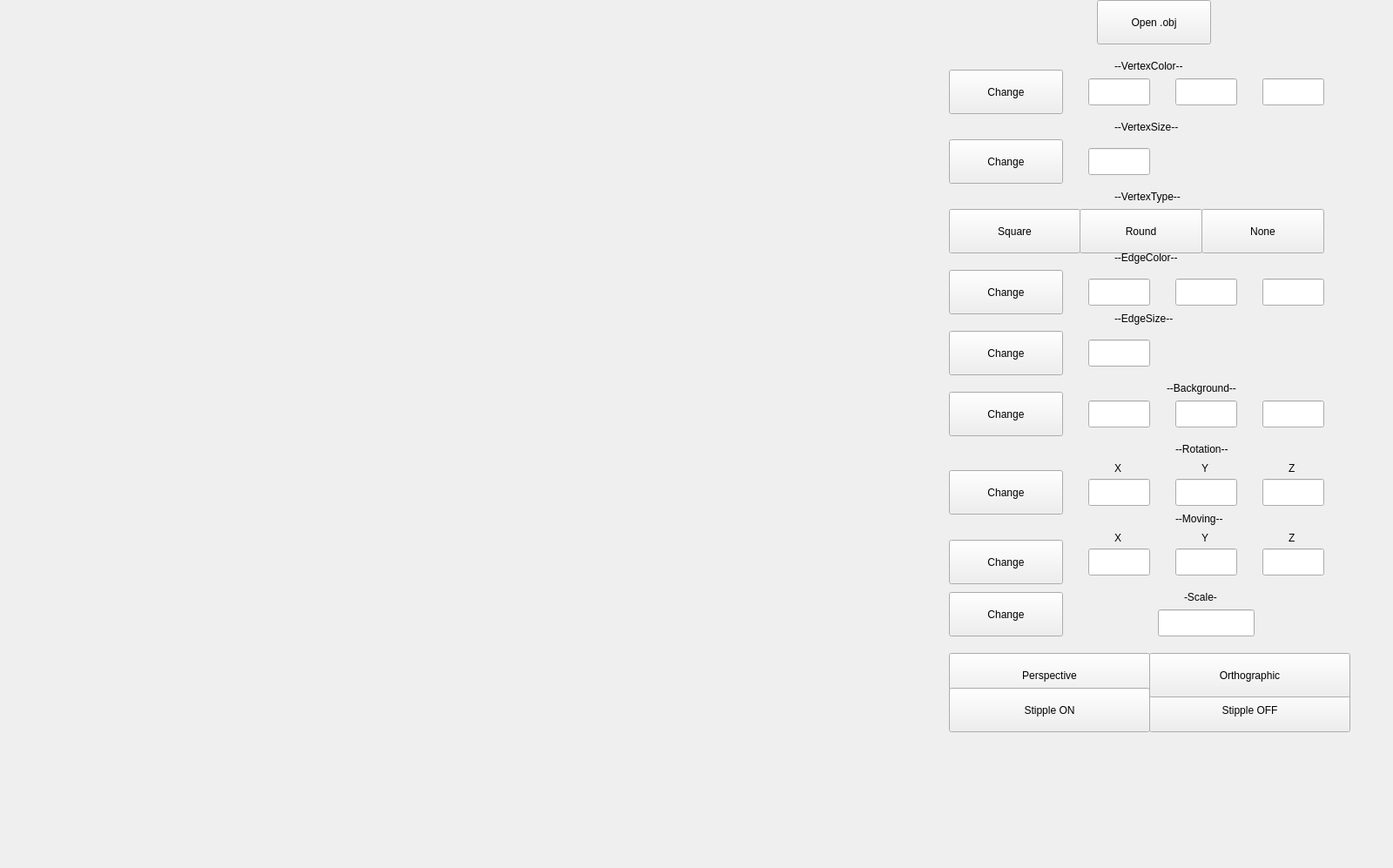
<?xml version="1.0" encoding="UTF-8"?>
<ui version="4.0">
 <class>MainWindow</class>
 <widget class="QMainWindow" name="MainWindow">
  <property name="geometry">
   <rect>
    <x>0</x>
    <y>0</y>
    <width>1600</width>
    <height>997</height>
   </rect>
  </property>
  <property name="sizePolicy">
   <sizepolicy hsizetype="Minimum" vsizetype="Minimum">
    <horstretch>0</horstretch>
    <verstretch>0</verstretch>
   </sizepolicy>
  </property>
  <property name="minimumSize">
   <size>
    <width>1600</width>
    <height>997</height>
   </size>
  </property>
  <property name="maximumSize">
   <size>
    <width>1600</width>
    <height>997</height>
   </size>
  </property>
  <property name="windowTitle">
   <string>MainWindow</string>
  </property>
  <widget class="QWidget" name="centralwidget">
   <widget class="QLabel" name="label_3">
    <property name="geometry">
     <rect>
      <x>1280</x>
      <y>210</y>
      <width>111</width>
      <height>31</height>
     </rect>
    </property>
    <property name="text">
     <string>--VertexType--</string>
    </property>
   </widget>
   <widget class="QPushButton" name="perspective">
    <property name="geometry">
     <rect>
      <x>1090</x>
      <y>750</y>
      <width>231</width>
      <height>51</height>
     </rect>
    </property>
    <property name="text">
     <string>Perspective</string>
    </property>
   </widget>
   <widget class="QLabel" name="label">
    <property name="geometry">
     <rect>
      <x>1280</x>
      <y>60</y>
      <width>111</width>
      <height>31</height>
     </rect>
    </property>
    <property name="text">
     <string>--VertexColor--</string>
    </property>
   </widget>
   <widget class="QPushButton" name="stipple_off">
    <property name="geometry">
     <rect>
      <x>1320</x>
      <y>790</y>
      <width>231</width>
      <height>51</height>
     </rect>
    </property>
    <property name="text">
     <string>Stipple OFF</string>
    </property>
   </widget>
   <widget class="QPushButton" name="vertextype_square">
    <property name="geometry">
     <rect>
      <x>1090</x>
      <y>240</y>
      <width>151</width>
      <height>51</height>
     </rect>
    </property>
    <property name="text">
     <string>Square</string>
    </property>
   </widget>
   <widget class="QPushButton" name="background_white">
    <property name="geometry">
     <rect>
      <x>1090</x>
      <y>450</y>
      <width>131</width>
      <height>51</height>
     </rect>
    </property>
    <property name="text">
     <string>Change</string>
    </property>
   </widget>
   <widget class="QPushButton" name="stipple_on">
    <property name="geometry">
     <rect>
      <x>1090</x>
      <y>790</y>
      <width>231</width>
      <height>51</height>
     </rect>
    </property>
    <property name="text">
     <string>Stipple ON</string>
    </property>
   </widget>
   <widget class="QLabel" name="label_7">
    <property name="geometry">
     <rect>
      <x>1350</x>
      <y>500</y>
      <width>71</width>
      <height>31</height>
     </rect>
    </property>
    <property name="text">
     <string>--Rotation--</string>
    </property>
   </widget>
   <widget class="QLabel" name="label_4">
    <property name="geometry">
     <rect>
      <x>1280</x>
      <y>280</y>
      <width>111</width>
      <height>31</height>
     </rect>
    </property>
    <property name="text">
     <string>--EdgeColor--</string>
    </property>
   </widget>
   <widget class="QPushButton" name="vertextype_round">
    <property name="geometry">
     <rect>
      <x>1240</x>
      <y>240</y>
      <width>141</width>
      <height>51</height>
     </rect>
    </property>
    <property name="text">
     <string>Round</string>
    </property>
   </widget>
   <widget class="QLabel" name="label_8">
    <property name="geometry">
     <rect>
      <x>1360</x>
      <y>670</y>
      <width>61</width>
      <height>31</height>
     </rect>
    </property>
    <property name="text">
     <string>-Scale-</string>
    </property>
   </widget>
   <widget class="QPushButton" name="pushButton_25">
    <property name="geometry">
     <rect>
      <x>1651</x>
      <y>1041</y>
      <width>131</width>
      <height>51</height>
     </rect>
    </property>
    <property name="text">
     <string>Screenshot</string>
    </property>
   </widget>
   <widget class="QPushButton" name="orthographic">
    <property name="geometry">
     <rect>
      <x>1320</x>
      <y>750</y>
      <width>231</width>
      <height>51</height>
     </rect>
    </property>
    <property name="text">
     <string>Orthographic</string>
    </property>
   </widget>
   <widget class="QLabel" name="label_2">
    <property name="geometry">
     <rect>
      <x>1280</x>
      <y>130</y>
      <width>111</width>
      <height>31</height>
     </rect>
    </property>
    <property name="text">
     <string>--VertexSize--</string>
    </property>
   </widget>
   <widget class="QLabel" name="label_5">
    <property name="geometry">
     <rect>
      <x>1280</x>
      <y>350</y>
      <width>111</width>
      <height>31</height>
     </rect>
    </property>
    <property name="text">
     <string>--EdgeSize--</string>
    </property>
   </widget>
   <widget class="QLabel" name="label_6">
    <property name="geometry">
     <rect>
      <x>1340</x>
      <y>430</y>
      <width>111</width>
      <height>31</height>
     </rect>
    </property>
    <property name="text">
     <string>--Background--</string>
    </property>
   </widget>
   <widget class="QPushButton" name="download_obj">
    <property name="geometry">
     <rect>
      <x>1260</x>
      <y>0</y>
      <width>131</width>
      <height>51</height>
     </rect>
    </property>
    <property name="text">
     <string>Open .obj</string>
    </property>
   </widget>
   <widget class="QLabel" name="label_9">
    <property name="geometry">
     <rect>
      <x>1280</x>
      <y>530</y>
      <width>31</width>
      <height>16</height>
     </rect>
    </property>
    <property name="text">
     <string>X</string>
    </property>
   </widget>
   <widget class="QLabel" name="label_10">
    <property name="geometry">
     <rect>
      <x>1380</x>
      <y>530</y>
      <width>31</width>
      <height>16</height>
     </rect>
    </property>
    <property name="text">
     <string>Y</string>
    </property>
   </widget>
   <widget class="QLabel" name="label_11">
    <property name="geometry">
     <rect>
      <x>1480</x>
      <y>530</y>
      <width>31</width>
      <height>16</height>
     </rect>
    </property>
    <property name="text">
     <string>Z</string>
    </property>
   </widget>
   <widget class="QLabel" name="label_12">
    <property name="geometry">
     <rect>
      <x>1350</x>
      <y>580</y>
      <width>71</width>
      <height>31</height>
     </rect>
    </property>
    <property name="text">
     <string>--Moving--</string>
    </property>
   </widget>
   <widget class="QLabel" name="label_13">
    <property name="geometry">
     <rect>
      <x>1380</x>
      <y>610</y>
      <width>31</width>
      <height>16</height>
     </rect>
    </property>
    <property name="text">
     <string>Y</string>
    </property>
   </widget>
   <widget class="QLabel" name="label_14">
    <property name="geometry">
     <rect>
      <x>1280</x>
      <y>610</y>
      <width>31</width>
      <height>16</height>
     </rect>
    </property>
    <property name="text">
     <string>X</string>
    </property>
   </widget>
   <widget class="QLabel" name="label_15">
    <property name="geometry">
     <rect>
      <x>1480</x>
      <y>610</y>
      <width>31</width>
      <height>16</height>
     </rect>
    </property>
    <property name="text">
     <string>Z</string>
    </property>
   </widget>
   <widget class="QLineEdit" name="scale">
    <property name="geometry">
     <rect>
      <x>1330</x>
      <y>700</y>
      <width>111</width>
      <height>31</height>
     </rect>
    </property>
   </widget>
   <widget class="QLineEdit" name="rot_x">
    <property name="geometry">
     <rect>
      <x>1250</x>
      <y>550</y>
      <width>71</width>
      <height>31</height>
     </rect>
    </property>
   </widget>
   <widget class="QLineEdit" name="rot_y">
    <property name="geometry">
     <rect>
      <x>1350</x>
      <y>550</y>
      <width>71</width>
      <height>31</height>
     </rect>
    </property>
   </widget>
   <widget class="QLineEdit" name="rot_z">
    <property name="geometry">
     <rect>
      <x>1450</x>
      <y>550</y>
      <width>71</width>
      <height>31</height>
     </rect>
    </property>
   </widget>
   <widget class="QLineEdit" name="move_z">
    <property name="geometry">
     <rect>
      <x>1450</x>
      <y>630</y>
      <width>71</width>
      <height>31</height>
     </rect>
    </property>
   </widget>
   <widget class="QLineEdit" name="move_x">
    <property name="geometry">
     <rect>
      <x>1250</x>
      <y>630</y>
      <width>71</width>
      <height>31</height>
     </rect>
    </property>
   </widget>
   <widget class="QLineEdit" name="move_y">
    <property name="geometry">
     <rect>
      <x>1350</x>
      <y>630</y>
      <width>71</width>
      <height>31</height>
     </rect>
    </property>
   </widget>
   <widget class="QPushButton" name="change_move">
    <property name="geometry">
     <rect>
      <x>1090</x>
      <y>620</y>
      <width>131</width>
      <height>51</height>
     </rect>
    </property>
    <property name="text">
     <string>Change</string>
    </property>
   </widget>
   <widget class="QPushButton" name="change_rot">
    <property name="geometry">
     <rect>
      <x>1090</x>
      <y>540</y>
      <width>131</width>
      <height>51</height>
     </rect>
    </property>
    <property name="text">
     <string>Change</string>
    </property>
   </widget>
   <widget class="QWidget" name="widget" native="true">
    <property name="geometry">
     <rect>
      <x>0</x>
      <y>0</y>
      <width>1091</width>
      <height>831</height>
     </rect>
    </property>
   </widget>
   <widget class="QPushButton" name="change_scale">
    <property name="geometry">
     <rect>
      <x>1090</x>
      <y>680</y>
      <width>131</width>
      <height>51</height>
     </rect>
    </property>
    <property name="text">
     <string>Change</string>
    </property>
   </widget>
   <widget class="QLineEdit" name="back_color_1">
    <property name="geometry">
     <rect>
      <x>1250</x>
      <y>460</y>
      <width>71</width>
      <height>31</height>
     </rect>
    </property>
   </widget>
   <widget class="QLineEdit" name="back_color_2">
    <property name="geometry">
     <rect>
      <x>1350</x>
      <y>460</y>
      <width>71</width>
      <height>31</height>
     </rect>
    </property>
   </widget>
   <widget class="QLineEdit" name="back_color_3">
    <property name="geometry">
     <rect>
      <x>1450</x>
      <y>460</y>
      <width>71</width>
      <height>31</height>
     </rect>
    </property>
   </widget>
   <widget class="QLineEdit" name="vertex_color_1">
    <property name="geometry">
     <rect>
      <x>1250</x>
      <y>90</y>
      <width>71</width>
      <height>31</height>
     </rect>
    </property>
   </widget>
   <widget class="QLineEdit" name="vertex_color_2">
    <property name="geometry">
     <rect>
      <x>1350</x>
      <y>90</y>
      <width>71</width>
      <height>31</height>
     </rect>
    </property>
   </widget>
   <widget class="QLineEdit" name="vertex_color_3">
    <property name="geometry">
     <rect>
      <x>1450</x>
      <y>90</y>
      <width>71</width>
      <height>31</height>
     </rect>
    </property>
   </widget>
   <widget class="QPushButton" name="change_vertex_color">
    <property name="geometry">
     <rect>
      <x>1090</x>
      <y>80</y>
      <width>131</width>
      <height>51</height>
     </rect>
    </property>
    <property name="text">
     <string>Change</string>
    </property>
   </widget>
   <widget class="QLineEdit" name="edge_color_1">
    <property name="geometry">
     <rect>
      <x>1250</x>
      <y>320</y>
      <width>71</width>
      <height>31</height>
     </rect>
    </property>
   </widget>
   <widget class="QPushButton" name="change_edge_color">
    <property name="geometry">
     <rect>
      <x>1090</x>
      <y>310</y>
      <width>131</width>
      <height>51</height>
     </rect>
    </property>
    <property name="text">
     <string>Change</string>
    </property>
   </widget>
   <widget class="QLineEdit" name="edge_color_2">
    <property name="geometry">
     <rect>
      <x>1350</x>
      <y>320</y>
      <width>71</width>
      <height>31</height>
     </rect>
    </property>
   </widget>
   <widget class="QLineEdit" name="edge_color_3">
    <property name="geometry">
     <rect>
      <x>1450</x>
      <y>320</y>
      <width>71</width>
      <height>31</height>
     </rect>
    </property>
   </widget>
   <widget class="QLineEdit" name="vertex_size">
    <property name="geometry">
     <rect>
      <x>1250</x>
      <y>170</y>
      <width>71</width>
      <height>31</height>
     </rect>
    </property>
   </widget>
   <widget class="QPushButton" name="change_vertex_size">
    <property name="geometry">
     <rect>
      <x>1090</x>
      <y>160</y>
      <width>131</width>
      <height>51</height>
     </rect>
    </property>
    <property name="text">
     <string>Change</string>
    </property>
   </widget>
   <widget class="QPushButton" name="change_edge_size">
    <property name="geometry">
     <rect>
      <x>1090</x>
      <y>380</y>
      <width>131</width>
      <height>51</height>
     </rect>
    </property>
    <property name="text">
     <string>Change</string>
    </property>
   </widget>
   <widget class="QLineEdit" name="edge_size">
    <property name="geometry">
     <rect>
      <x>1250</x>
      <y>390</y>
      <width>71</width>
      <height>31</height>
     </rect>
    </property>
   </widget>
   <widget class="QPushButton" name="vertextype_none">
    <property name="geometry">
     <rect>
      <x>1380</x>
      <y>240</y>
      <width>141</width>
      <height>51</height>
     </rect>
    </property>
    <property name="text">
     <string>None</string>
    </property>
   </widget>
  </widget>
  <widget class="QMenuBar" name="menubar">
   <property name="geometry">
    <rect>
     <x>0</x>
     <y>0</y>
     <width>1600</width>
     <height>24</height>
    </rect>
   </property>
  </widget>
 </widget>
 <resources/>
 <connections/>
</ui>
